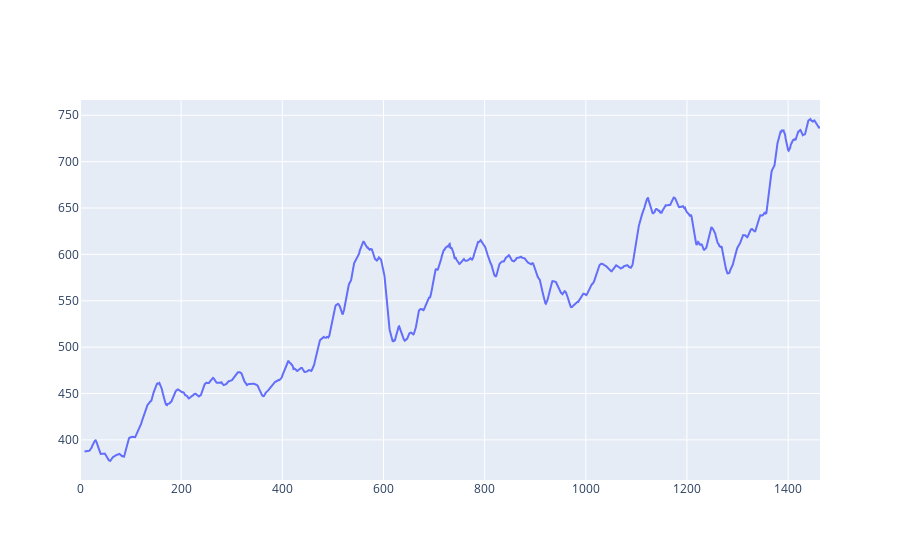

The code cell stored with this chart in its notebook:
### Code cell
fig = go.Figure(data=go.Scatter(x=np.arange(len(line)),y=np.array(vals)))
fig.show()

### Figure 1 — Plotly figure (JSON) as saved in the notebook; plotly's stock layout.template omitted (floating-point values rounded to 4 significant figures; data arrays with more than 128 entries replaced by an {"elided": "..."} marker saying what was removed)
{"data": [{"type": "scatter", "x": {"elided": "1464 int values"}, "y": {"elided": "1464 float values"}}], "layout": {}}
